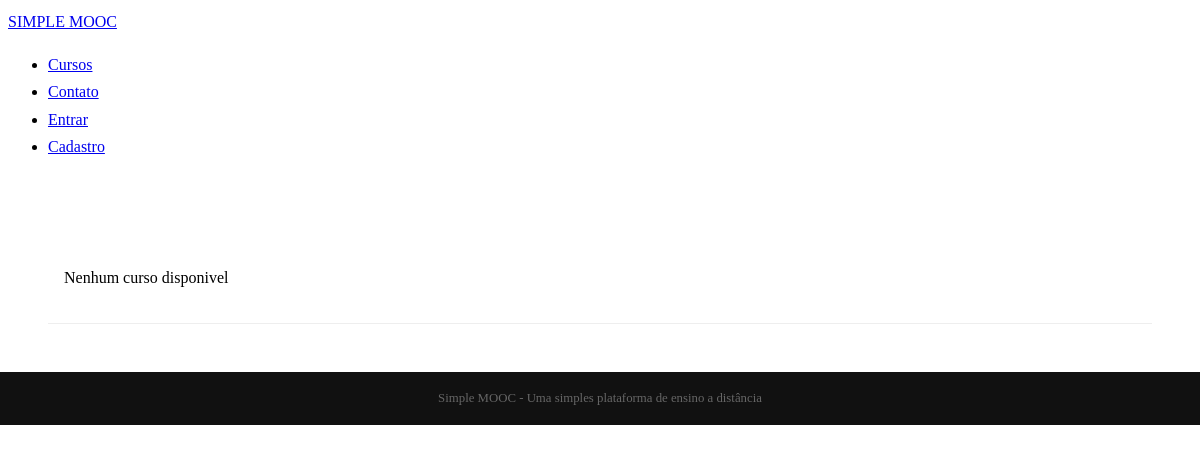
Before: /cursos/ with the older database file.
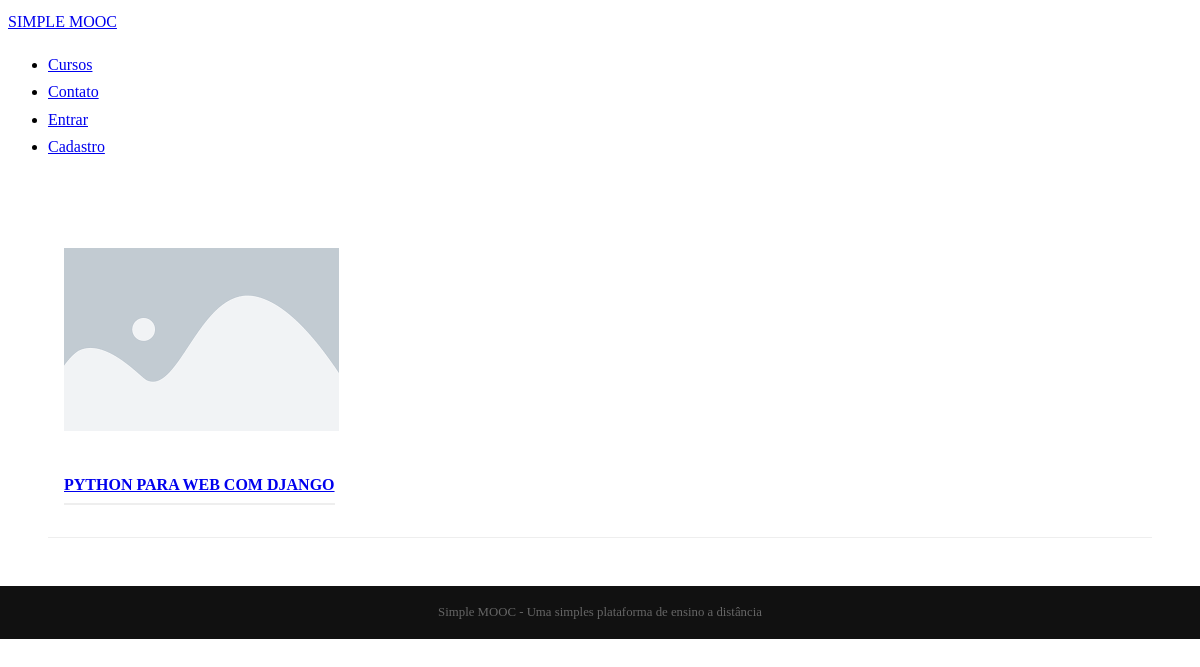
After: the same page with the newer database file.
### Simplemooc/courses/models.py (models this page shows, shortened)
class Course(models.Model):
    name = models.CharField("Nome", max_length=100)
    slug = models.SlugField('Atalho')
    description = models.TextField('Descrição simples', blank=True)
    about = models.TextField('Sobre o curso', blank=True)
    start_date = models.DateField('Data de início', blank=True, null=True)
    created_at = models.DateTimeField('Criado em', auto_now_add=True)
    updated_at = models.DateField('Editado em', auto_now=True)
    image = models.ImageField(upload_to = 'courses/images', verbose_name='Imagem', blank=True, null=True)
    objects = CourseManager() #define o método de pesquisa da tabela
    def __str__(self):
        return self.name
    def get_absolute_url(self):
        return (self.slug) #retorna o endereço dos cursos dos slugs correspondentes
    class Meta:
        verbose_name = 'Curso'
        verbose_name_plural = 'Cursos'
        ordering = ['name']

### Simplemooc/courses/views.py (the view)
# urls.py: path('', views.index, name = 'index'),
def index(request):
    courses = Course.objects.all() #Possui todos os objetos da tabela Course
    template_name = 'courses/index.html'
    context = {
        'courses' : courses #Adiciona course ao contexto do template
    }
    return render(request, template_name, context)

### Simplemooc/courses/templates/courses/index.html (shortened to what this page needs)
{% extends 'base.html'%}
{%load static%}
{% block content%}
    {%for course in courses%}
    <div class="pure-gr content-ribbon">
        <div class="pure-u-1-3">
            <div class="l-box">
                <a href="{{course.get_absolute_url}}">
                    {% if course.image%}
                    <img src="{{course.image.url}}" alt="{{course}}"></a>
                    {% else%}
                    <img src="{%static 'img/placeholder.png'%}">
                    {%endif%}
            </div>
        </div>
        <div class="pure-u-2-3">
            <div class="l-box">
                <h4 class="content-subhead"><a href="{{course.get_absolute_url}}">
                	{{course}}
                </a></h4>
            </div>
        </div>
    </div>
    {%empty%}
    <div class="pure-gr content-ribbon">
        <div class="pure-u-2-3">
            <div class="l-box">
                <p>Nenhum curso disponivel</p>
            </div>
        </div>
    </div>
    {%endfor%}
{% endblock %}

### Simplemooc/core/templates/base.html (shortened to what this page needs)
<!doctype html>
{% load static %}
<html lang="en">
<head>
    <link rel="stylesheet" href="http://yui.yahooapis.com/pure/0.3.0/pure-min.css">
    <link rel="stylesheet" type = 'text/css' href="{% static 'css/styles.css' %}" />
</head>
<body>
    <div class="header">
        <div class="pure-menu pure-menu-open pure-menu-fixed pure-menu-horizontal">
            <a class="pure-menu-heading" href="{% url 'core:home'%}">SIMPLE MOOC</a>
            <ul>
                <li><a href="{% url 'courses:index'%}">Cursos</a></li>
                <li><a href="{% url 'core:contact'%}">Contato</a></li>
                {%if user.is_authenticated%} <!-- Verifica se o usuário é autenticado, ou seja, não anônimo
                                                  OBS : Não é necessário adicionar ao contexto -->
                <li><a href="{% url 'accounts:dashboard'%}">Painel</a></li>
                <li><a href="{% url 'accounts:logout'%}">Sair</a></li>
                {%else%}
                <li><a href="{% url 'accounts:login'%}">Entrar</a></li>
                <li><a href="{% url 'accounts:register'%}">Cadastro</a></li>
                {%endif%}
            </ul>
        </div>
    </div>
<div class="content">
    <div class="content">
        {%block content%}
        {% endblock %}
    </div>
    <div class="footer">
        Simple MOOC - Uma simples plataforma de ensino a distância
    </div>
</div>
</body>
</html>

### Simplemooc/core/static/css/styles.css (style rules this page uses)
* { -webkit-box-sizing: border-box; -moz-box-sizing: border-box; box-sizing: border-box; }
body { margin: 0 auto; line-height: 1.7em; }
.l-box { padding: 1em; }
.header { margin: 0 0; }
.header .pure-menu { padding: 0.5em; }
.content .content-subhead { color: #999; padding-bottom: 0.3em; text-transform: uppercase; margin: 0; border-bottom: 2px solid #eee; display: inline-block; }
.content .content-ribbon { margin: 3em; border-bottom: 1px solid #eee; }
.footer { background: #111; color: #666; text-align: center; padding: 1em; font-size: 80%; }

Changed rows visible on the page:
added Course: name "PYTHON PARA WEB COM DJANGO"
Other visible differences:
text no longer shown: "Nenhum curso disponivel"
